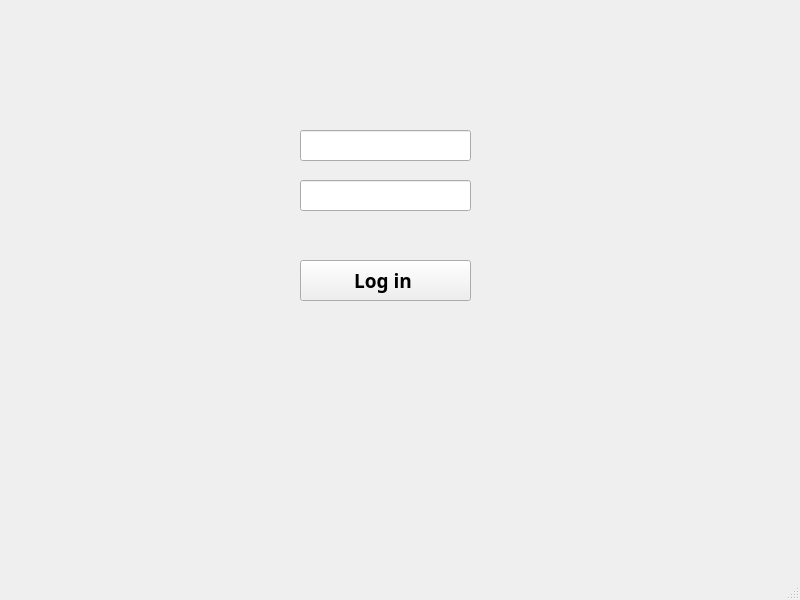
<?xml version="1.0" encoding="UTF-8"?>
<ui version="4.0">
 <class>forget_pass</class>
 <widget class="QMainWindow" name="forget_pass">
  <property name="geometry">
   <rect>
    <x>0</x>
    <y>0</y>
    <width>800</width>
    <height>600</height>
   </rect>
  </property>
  <property name="windowTitle">
   <string>MainWindow</string>
  </property>
  <property name="styleSheet">
   <string notr="true">/*background-color: rgb(85, 87, 83)</string>
  </property>
  <widget class="QWidget" name="centralwidget">
   <widget class="QLabel" name="label">
    <property name="geometry">
     <rect>
      <x>310</x>
      <y>10</y>
      <width>131</width>
      <height>91</height>
     </rect>
    </property>
    <property name="font">
     <font>
      <family>Ubuntu Condensed</family>
      <pointsize>17</pointsize>
      <weight>75</weight>
      <bold>true</bold>
     </font>
    </property>
    <property name="layoutDirection">
     <enum>Qt::RightToLeft</enum>
    </property>
    <property name="text">
     <string/>
    </property>
    <property name="pixmap">
     <pixmap>../../Desktop/admin-icon-trendy-design-style-isolated-white-background-vector-simple-modern-flat-symbol-web-site-mobile-logo-app-135742404.jpg</pixmap>
    </property>
    <property name="scaledContents">
     <bool>true</bool>
    </property>
    <property name="alignment">
     <set>Qt::AlignCenter</set>
    </property>
   </widget>
   <widget class="QLineEdit" name="email">
    <property name="geometry">
     <rect>
      <x>300</x>
      <y>130</y>
      <width>171</width>
      <height>31</height>
     </rect>
    </property>
    <property name="text">
     <string/>
    </property>
   </widget>
   <widget class="QLineEdit" name="password">
    <property name="geometry">
     <rect>
      <x>300</x>
      <y>180</y>
      <width>171</width>
      <height>31</height>
     </rect>
    </property>
    <property name="text">
     <string/>
    </property>
    <property name="alignment">
     <set>Qt::AlignLeading|Qt::AlignLeft|Qt::AlignVCenter</set>
    </property>
   </widget>
   <widget class="QPushButton" name="login">
    <property name="geometry">
     <rect>
      <x>300</x>
      <y>260</y>
      <width>171</width>
      <height>41</height>
     </rect>
    </property>
    <property name="font">
     <font>
      <family>Ubuntu Condensed</family>
      <pointsize>14</pointsize>
      <weight>75</weight>
      <bold>true</bold>
     </font>
    </property>
    <property name="text">
     <string>Log in </string>
    </property>
   </widget>
  </widget>
  <widget class="QMenuBar" name="menubar">
   <property name="geometry">
    <rect>
     <x>0</x>
     <y>0</y>
     <width>800</width>
     <height>21</height>
    </rect>
   </property>
  </widget>
  <widget class="QStatusBar" name="statusbar"/>
 </widget>
 <resources/>
 <connections/>
</ui>
